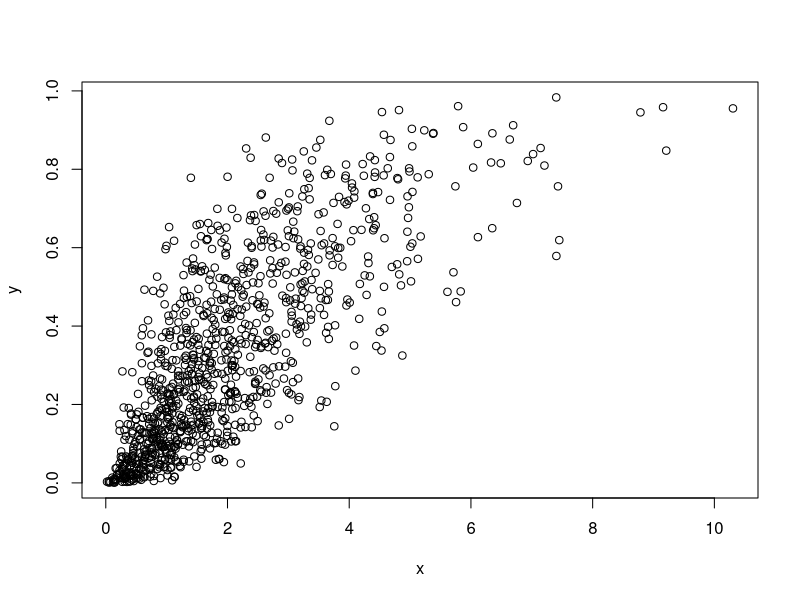

Recreate this plot in R.
require(mvtnorm)
S <- matrix(c(1,.8,.8,1),2,2) #Correlation matrix
AB <- rmvnorm(mean=c(0,0),sig=S,n=1000) #Our gaussian variables
U <- pnorm(AB) #Now U is uniform - check using hist(U[,1]) or hist(U[,2])
x <- qgamma(U[,1],2) #x is gamma distributed
y <- qbeta(U[,2],1,2) #y is beta distributed
plot(x,y) #They correlate!
